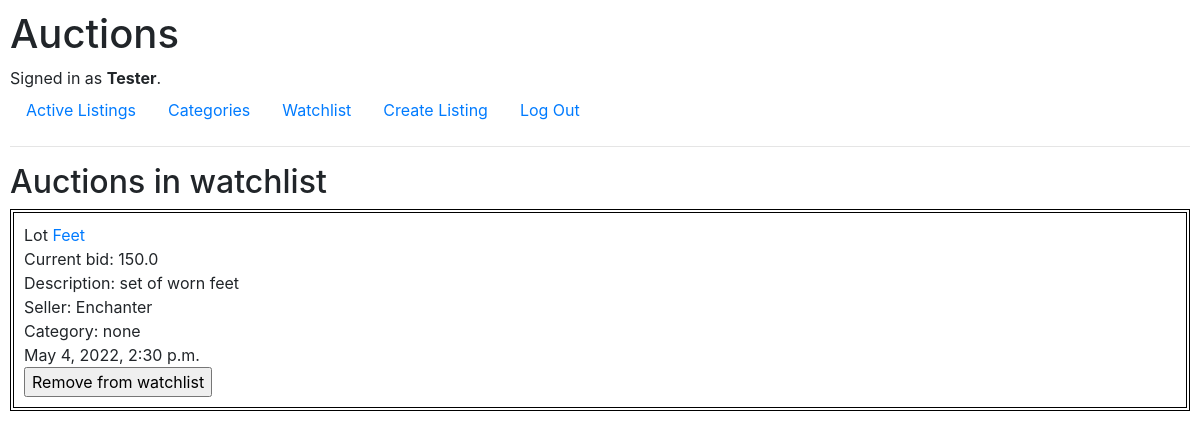
/watchlist?user_id=1 (signed in), run on the app's committed database.
### auctions/models.py (models this page shows, shortened)
class User(AbstractUser):
    pass

class Watchlists(models.Model):
    watcher = models.ForeignKey(User, on_delete=models.CASCADE, related_name="watchers")
    auction = models.ForeignKey(Auction, on_delete=models.CASCADE, related_name="watched_auctions")
    class Meta:
        unique_together = ["watcher", "auction"]

class Auction(models.Model):
    title = models.CharField(max_length=32)
    watchlist = models.CharField(max_length=128, default=0)
    seller = models.ForeignKey(User, on_delete=models.CASCADE, related_name="sellers")
    price = models.FloatField()
    category = models.CharField(max_length=32, blank=True)
    description = models.CharField(max_length=128)
    url_link = models.CharField(max_length=64, blank=True)
    post_date = models.DateTimeField()
    state_choices = [('Open', 'Open'), ('Closed', 'Closed')]
    state = models.CharField(
        max_length=6,
        choices=state_choices,
        default='Open',
    )

### auctions/views.py (the view)
# urls.py: path("watchlist", views.watchlist, name="watchlist"),
def watchlist(request):
    if 'rm_watch' in request.POST:
        Watchlists.objects.filter(id=request.POST["watchlist_id"]).delete()
    return render(request, "auctions/watchlist.html", {
        "watchlists": Watchlists.objects.select_related().filter(watcher=request.GET["user_id"])
    })

### auctions/templates/auctions/watchlist.html (shortened to what this page needs)
{% extends "auctions/layout.html" %}
{% block body %}
    <h2>Auctions in watchlist</h2>
    {% for watchlist in watchlists %}
            <div class="brd">
                    Lot <a href="{% url 'listing'%}?id={{watchlist.auction.id}}"> {{ watchlist.auction.title }} </a> <br>
                    Current bid: {{ watchlist.auction.price }} <br>
                    Description: {{ watchlist.auction.description }} <br>
                    Seller: {{ watchlist.auction.seller }} <br>
                    {% if watchlist.auction.category %}
                    Category: {{ watchlist.auction.category }} <br>
                    {% endif %}
                    {{ watchlist.auction.post_date}} <br>
                <form method="post">
                    <input type="submit" name="rm_watch" value="Remove from watchlist"><br>
                </form>
            </div>
    {% endfor %}
{% endblock %}

### auctions/templates/auctions/layout.html (shortened to what this page needs)
{% load static %}
<!DOCTYPE html>
<html lang="en">
    <head>
        <link rel="stylesheet" href="https://stackpath.bootstrapcdn.com/bootstrap/4.4.1/css/bootstrap.min.css">
        <link href="{% static 'auctions/styles.css' %}" rel="stylesheet">
    </head>
    <body>
        <h1>Auctions</h1>
        <div>
            {% if user.is_authenticated %}
                Signed in as <strong>{{ user.username }}</strong>.
            {% else %}
                Not signed in.
            {% endif %}
        </div>
        <ul class="nav">
            <li class="nav-item">
                <a class="nav-link" href="{% url 'index' %}">Active Listings</a>
            </li>
            <li class="nav-item">
                <a class="nav-link" href="{% url 'categories' %}">Categories</a>
            </li>
            {% if user.is_authenticated %}
            <li class="nav-item">
                <a class="nav-link" href="{% url 'watchlist' %}?user_id={{user.id}}">Watchlist</a>
            </li>
            <li class="nav-item">
                <a class="nav-link" href="{% url 'create_listing' %}">Create Listing</a>
            </li>
            {% endif %}
            {% if user.is_authenticated %}
                <li class="nav-item">
                    <a class="nav-link" href="{% url 'logout' %}">Log Out</a>
                </li>
            {% endif %}
        </ul>
        <hr>
        {% block body %}
        {% endblock %}
    </body>
</html>

### auctions/static/auctions/styles.css (style rules this page uses)
body { padding: 10px; }

### auctions/templates/auctions/watchlist.html (style rules this page uses)
.brd { border: 4px double black; padding: 10px; }

### data on the page
User: username "Tester"
Watchlists: auction "Feet", auction.price "150.0", auction.description "set of worn feet", auction.seller "Enchanter", auction.category "none", auction.post_date "May 4, 2022, 2:30 p.m."
